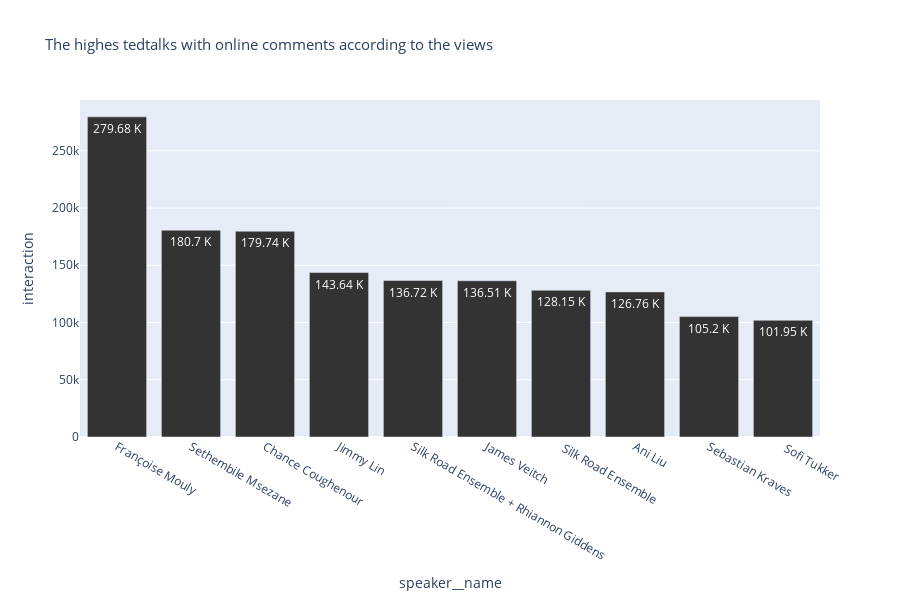

Notebook source saved alongside this figure:
### Markdown cell above
Note: Here, interaction  is termed as the number of comments per views.

### Code cell
data["interaction"] = round(data["views"]/data["comments"])
interaction = data.sort_values("interaction",ascending=False).nlargest(10,"interaction")[["title","speaker__name","interaction"]]

text = [str(round(s/1000,2))+" K" for s in interaction["interaction"] ]
fig=px.bar(interaction,x="speaker__name",y="interaction",
       title="The highes tedtalks with online comments according to the views",
      color_discrete_sequence=["#333"],
           hover_data=["title"],
           labels={
               "name":"TEDTAlk Title "
           },
           height=600,
           text=text
           
      )
fig.update_layout(
# title_font_color="red",
title_font_size=15)
fig.show()
# py.iplot(fig, filename='plotly_max_interaction')

### Figure 1 — Plotly figure (JSON) as saved in the notebook; plotly's stock layout.template omitted (floating-point values rounded to 4 significant figures)
{"data": [{"alignmentgroup": "True", "customdata": [["The stories behind The New Yorker's iconic covers"], ["Living sculptures that stand for history's truths"], ["How your pictures can help reclaim lost history"], ["A simple new blood test that can catch cancer early"], ["\"St. James Infirmary Blues\""], ["This is what happens when you reply to spam email"], ["\"Turceasca\""], ["Smelfies, and other experiments in synthetic biology"], ["The era of personal DNA testing is here"], ["\"Awoo\""]], "hovertemplate": "speaker__name=%{x}<br>interaction=%{y}<br>text=%{text}<br>title=%{customdata[0]}<extra></extra>", "legendgroup": "", "marker": {"color": "#333", "pattern": {"shape": ""}}, "name": "", "offsetgroup": "", "orientation": "v", "showlegend": false, "text": ["279.68 K", "180.7 K", "179.74 K", "143.64 K", "136.72 K", "136.51 K", "128.15 K", "126.76 K", "105.2 K", "101.95 K"], "textposition": "auto", "type": "bar", "x": ["Françoise Mouly", "Sethembile Msezane", "Chance Coughenour", "Jimmy Lin", "Silk Road Ensemble + Rhiannon Giddens", "James Veitch", " Silk Road Ensemble", "Ani Liu", "Sebastian Kraves", " Sofi Tukker"], "xaxis": "x", "y": [279680, 180696, 179736, 143644, 136716, 136506, 128147, 126756, 105202, 101951], "yaxis": "y"}], "layout": {"barmode": "relative", "height": 600, "legend": {"tracegroupgap": 0}, "title": {"font": {"size": 15}, "text": "The highes tedtalks with online comments according to the views"}, "xaxis": {"anchor": "y", "domain": [0, 1], "title": {"text": "speaker__name"}}, "yaxis": {"anchor": "x", "domain": [0, 1], "title": {"text": "interaction"}}}}
